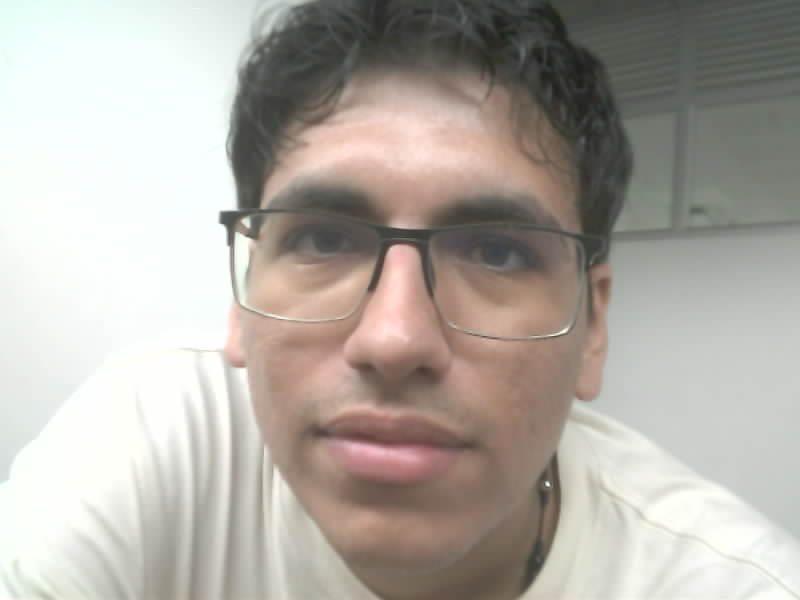
#> input picture data/faces/Luis/Luis_1.jpg, 800 x 600 px
$ python -i face_detector.py   (imports and definitions only)
#> lines starting #> are read from the running program, lines starting #| are printed output that depends on the picture
"""
Servicio de detección facial usando OpenCV
"""
import cv2
import numpy as np
from typing import Optional, List, Tuple
from pathlib import Path


class FaceDetector:
    """Detector de rostros usando Haar Cascade de OpenCV"""

    def __init__(self):
        """Inicializa el detector de rostros"""
        # Cargar el clasificador Haar Cascade preentrenado
        cascade_path = cv2.data.haarcascades + 'haarcascade_frontalface_default.xml'
        self.face_cascade = cv2.CascadeClassifier(cascade_path)

        if self.face_cascade.empty():
            raise RuntimeError("Error al cargar el clasificador Haar Cascade")

    def detect_faces(
        self,
        image: np.ndarray,
        scale_factor: float = 1.1,
        min_neighbors: int = 5,
        min_size: Tuple[int, int] = (50, 50)
    ) -> List[Tuple[int, int, int, int]]:
        """
        Detecta rostros en una imagen

        Args:
            image: Imagen en formato numpy array (BGR)
            scale_factor: Factor de escala para detección
            min_neighbors: Mínimo de vecinos para considerar detección válida
            min_size: Tamaño mínimo del rostro (ancho, alto)

        Returns:
            Lista de tuplas (x, y, w, h) con las coordenadas de los rostros
        """
        # Convertir a escala de grises
        gray = cv2.cvtColor(image, cv2.COLOR_BGR2GRAY)

        # Ecualizar histograma para mejorar contraste
        gray = cv2.equalizeHist(gray)

        # Detectar rostros
        faces = self.face_cascade.detectMultiScale(
            gray,
            scaleFactor=scale_factor,
            minNeighbors=min_neighbors,
            minSize=min_size,
            flags=cv2.CASCADE_SCALE_IMAGE
        )

        return faces.tolist() if len(faces) > 0 else []

    def extract_face(
        self,
        image: np.ndarray,
        face_coords: Tuple[int, int, int, int],
        target_size: Tuple[int, int] = (160, 160),
        padding: float = 0.2
    ) -> np.ndarray:
        """
        Extrae y normaliza un rostro de la imagen

        Args:
            image: Imagen original
            face_coords: Coordenadas del rostro (x, y, w, h)
            target_size: Tamaño objetivo del rostro extraído
            padding: Porcentaje de padding alrededor del rostro

        Returns:
            Imagen del rostro extraído y redimensionado
        """
        x, y, w, h = face_coords

        # Aplicar padding
        pad_w = int(w * padding)
        pad_h = int(h * padding)

        # Calcular coordenadas con padding
        x1 = max(0, x - pad_w)
        y1 = max(0, y - pad_h)
        x2 = min(image.shape[1], x + w + pad_w)
        y2 = min(image.shape[0], y + h + pad_h)

        # Extraer rostro
        face = image[y1:y2, x1:x2]

        # Redimensionar al tamaño objetivo
        face_resized = cv2.resize(face, target_size, interpolation=cv2.INTER_AREA)

        return face_resized

    def detect_and_extract_largest_face(
        self,
        image: np.ndarray,
        target_size: Tuple[int, int] = (160, 160)
    ) -> Optional[np.ndarray]:
        """
        Detecta y extrae el rostro más grande de la imagen

        Args:
            image: Imagen en formato numpy array
            target_size: Tamaño objetivo del rostro

        Returns:
            Rostro extraído o None si no se detectó ninguno
        """
        faces = self.detect_faces(image)

        if len(faces) == 0:
            return None

        # Encontrar el rostro más grande (por área)
        largest_face = max(faces, key=lambda f: f[2] * f[3])

        # Extraer el rostro
        return self.extract_face(image, largest_face, target_size)

    def draw_faces(
        self,
        image: np.ndarray,
        faces: List[Tuple[int, int, int, int]],
        color: Tuple[int, int, int] = (0, 255, 0),
        thickness: int = 2
    ) -> np.ndarray:
        """
        Dibuja rectángulos alrededor de los rostros detectados

        Args:
            image: Imagen original
            faces: Lista de coordenadas de rostros
            color: Color del rectángulo (BGR)
            thickness: Grosor del rectángulo

        Returns:
            Imagen con rostros marcados
        """
        image_copy = image.copy()

        for (x, y, w, h) in faces:
            cv2.rectangle(image_copy, (x, y), (x + w, y + h), color, thickness)

        return image_copy

>>> import cv2
>>> picture = cv2.imread('../../data/faces/Luis/Luis_1.jpg')
#> picture is the input picture: shape (600, 800, 3); mean B, G, R 164.6, 171.8, 177.6
>>> result = FaceDetector().detect_and_extract_largest_face(picture)
#> in detect_faces, `gray = cv2.cvtColor(image, cv2.COLOR_BGR2GRAY)`:
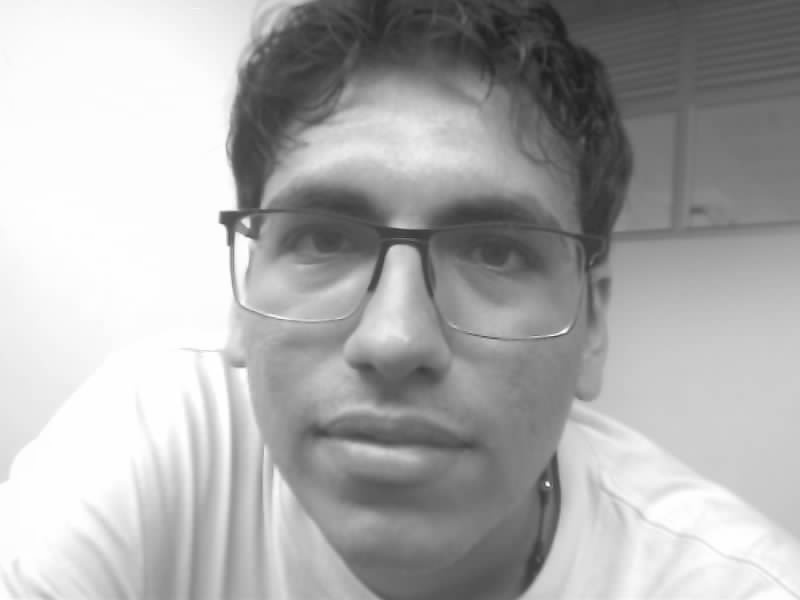
#> gray: shape (600, 800); min 29, max 255, mean 172.7
#> in detect_faces, `gray = cv2.equalizeHist(gray)`:
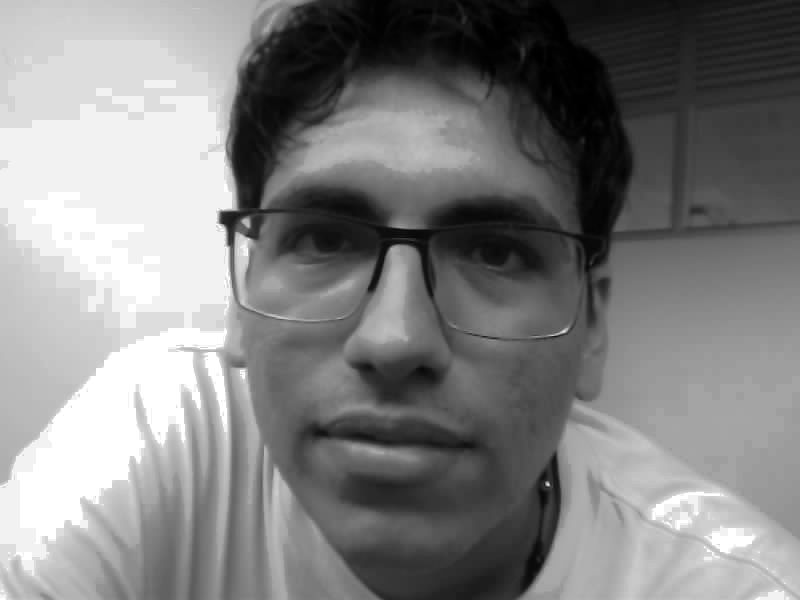
#> gray: shape (600, 800); min 0, max 255, mean 129.4
#> in detect_faces, `faces = self.face_cascade.detectMultiScale( gray, scaleFactor=scale_fa..`: faces = [[176, 67, 453, 453]]
#> in detect_and_extract_largest_face, `largest_face = max(faces, key=lambda f: f[2] * f[3])`: largest_face = [176, 67, 453, 453]
#> in extract_face, `x, y, w, h = face_coords`: x = 176; y = 67; w = 453
#> in extract_face, `pad_w = int(w * padding)`: pad_w = 90
#> in extract_face, `x1 = max(0, x - pad_w)`: x1 = 86
#> in extract_face, `y1 = max(0, y - pad_h)`: y1 = 0
#> in extract_face, `x2 = min(image.shape[1], x + w + pad_w)`: x2 = 719
#> in extract_face, `y2 = min(image.shape[0], y + h + pad_h)`: y2 = 600
#> in extract_face, `face = image[y1:y2, x1:x2]`:
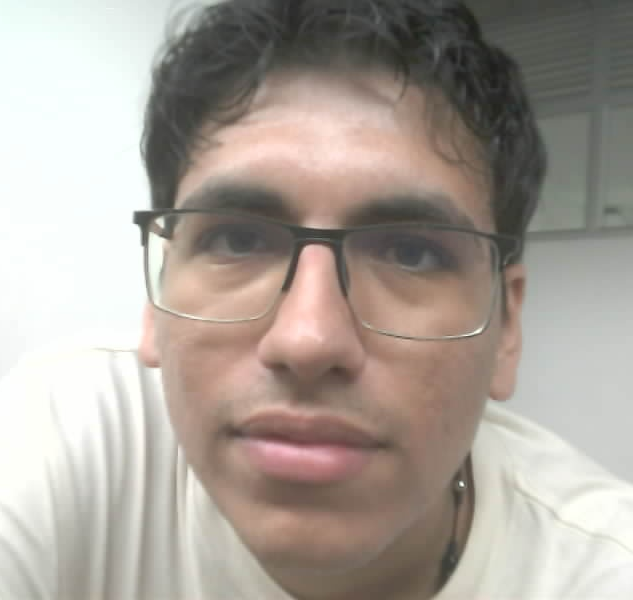
#> face: shape (600, 633, 3); mean B, G, R 153.5, 161.5, 170
#> in extract_face, `face_resized = cv2.resize(face, target_size, interpolation=cv2.INTER_A..`:
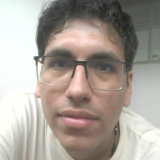
#> face_resized: shape (160, 160, 3); mean B, G, R 153.5, 161.5, 170
